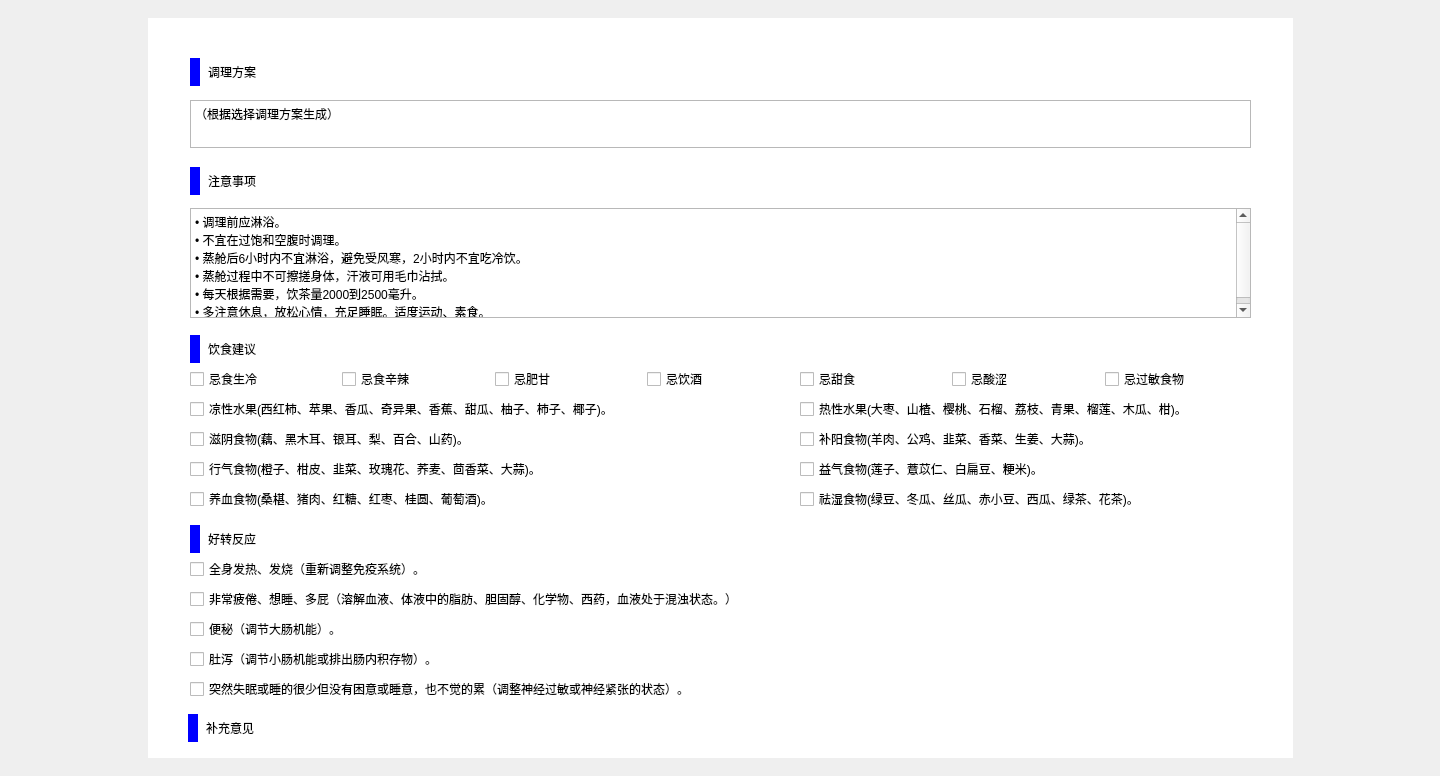
<?xml version="1.0" encoding="UTF-8"?>
<ui version="4.0">
 <class>recuperatePlan</class>
 <widget class="QWidget" name="recuperatePlan">
  <property name="geometry">
   <rect>
    <x>0</x>
    <y>0</y>
    <width>1440</width>
    <height>776</height>
   </rect>
  </property>
  <property name="windowTitle">
   <string>Form</string>
  </property>
  <widget class="QWidget" name="gridLayoutWidget">
   <property name="geometry">
    <rect>
     <x>190</x>
     <y>50</y>
     <width>1061</width>
     <height>101</height>
    </rect>
   </property>
   <layout class="QGridLayout" name="gridLayout">
    <item row="0" column="0">
     <widget class="QLabel" name="label">
      <property name="minimumSize">
       <size>
        <width>0</width>
        <height>38</height>
       </size>
      </property>
      <property name="maximumSize">
       <size>
        <width>16777215</width>
        <height>38</height>
       </size>
      </property>
      <property name="styleSheet">
       <string notr="true">border-left: 10px solid blue;
border-radius:5px;
padding-left: 5px;
</string>
      </property>
      <property name="text">
       <string>调理方案</string>
      </property>
     </widget>
    </item>
    <item row="1" column="0">
     <widget class="QTextBrowser" name="textBrowser">
      <property name="minimumSize">
       <size>
        <width>0</width>
        <height>48</height>
       </size>
      </property>
      <property name="maximumSize">
       <size>
        <width>16777215</width>
        <height>48</height>
       </size>
      </property>
      <property name="html">
       <string>&lt;!DOCTYPE HTML PUBLIC &quot;-//W3C//DTD HTML 4.0//EN&quot; &quot;http://www.w3.org/TR/REC-html40/strict.dtd&quot;&gt;
&lt;html&gt;&lt;head&gt;&lt;meta name=&quot;qrichtext&quot; content=&quot;1&quot; /&gt;&lt;style type=&quot;text/css&quot;&gt;
p, li { white-space: pre-wrap; }
&lt;/style&gt;&lt;/head&gt;&lt;body style=&quot; font-family:'SimSun'; font-size:9pt; font-weight:400; font-style:normal;&quot;&gt;
&lt;p style=&quot; margin-top:0px; margin-bottom:0px; margin-left:0px; margin-right:0px; -qt-block-indent:0; text-indent:0px;&quot;&gt;（根据选择调理方案生成）&lt;/p&gt;&lt;/body&gt;&lt;/html&gt;</string>
      </property>
     </widget>
    </item>
   </layout>
  </widget>
  <widget class="QWidget" name="gridLayoutWidget_2">
   <property name="geometry">
    <rect>
     <x>190</x>
     <y>160</y>
     <width>1061</width>
     <height>161</height>
    </rect>
   </property>
   <layout class="QGridLayout" name="gridLayout_2">
    <item row="0" column="0">
     <widget class="QLabel" name="label_2">
      <property name="minimumSize">
       <size>
        <width>0</width>
        <height>38</height>
       </size>
      </property>
      <property name="maximumSize">
       <size>
        <width>16777215</width>
        <height>38</height>
       </size>
      </property>
      <property name="styleSheet">
       <string notr="true">border-left: 10px solid blue;
border-radius:5px;
padding-left: 5px;
</string>
      </property>
      <property name="text">
       <string>注意事项</string>
      </property>
     </widget>
    </item>
    <item row="1" column="0">
     <widget class="QTextBrowser" name="textBrowser_3">
      <property name="maximumSize">
       <size>
        <width>16777215</width>
        <height>110</height>
       </size>
      </property>
      <property name="html">
       <string>&lt;!DOCTYPE HTML PUBLIC &quot;-//W3C//DTD HTML 4.0//EN&quot; &quot;http://www.w3.org/TR/REC-html40/strict.dtd&quot;&gt;
&lt;html&gt;&lt;head&gt;&lt;meta name=&quot;qrichtext&quot; content=&quot;1&quot; /&gt;&lt;style type=&quot;text/css&quot;&gt;
p, li { white-space: pre-wrap; }
&lt;/style&gt;&lt;/head&gt;&lt;body style=&quot; font-family:'SimSun'; font-size:9pt; font-weight:400; font-style:normal;&quot;&gt;
&lt;p style=&quot; margin-top:0px; margin-bottom:0px; margin-left:0px; margin-right:0px; -qt-block-indent:0; text-indent:0px;&quot;&gt;• 调理前应淋浴。&lt;/p&gt;
&lt;p style=&quot; margin-top:0px; margin-bottom:0px; margin-left:0px; margin-right:0px; -qt-block-indent:0; text-indent:0px;&quot;&gt;• 不宜在过饱和空腹时调理。&lt;/p&gt;
&lt;p style=&quot; margin-top:0px; margin-bottom:0px; margin-left:0px; margin-right:0px; -qt-block-indent:0; text-indent:0px;&quot;&gt;• 蒸舱后6小时内不宜淋浴，避免受风寒，2小时内不宜吃冷饮。&lt;/p&gt;
&lt;p style=&quot; margin-top:0px; margin-bottom:0px; margin-left:0px; margin-right:0px; -qt-block-indent:0; text-indent:0px;&quot;&gt;• 蒸舱过程中不可擦搓身体，汗液可用毛巾沾拭。&lt;/p&gt;
&lt;p style=&quot; margin-top:0px; margin-bottom:0px; margin-left:0px; margin-right:0px; -qt-block-indent:0; text-indent:0px;&quot;&gt;• 每天根据需要，饮茶量2000到2500毫升。&lt;/p&gt;
&lt;p style=&quot; margin-top:0px; margin-bottom:0px; margin-left:0px; margin-right:0px; -qt-block-indent:0; text-indent:0px;&quot;&gt;• 多注意休息，放松心情，充足睡眠。适度运动、素食。&lt;/p&gt;&lt;/body&gt;&lt;/html&gt;</string>
      </property>
     </widget>
    </item>
   </layout>
  </widget>
  <widget class="QWidget" name="gridLayoutWidget_3">
   <property name="geometry">
    <rect>
     <x>190</x>
     <y>330</y>
     <width>1061</width>
     <height>181</height>
    </rect>
   </property>
   <layout class="QGridLayout" name="gridLayout_3">
    <item row="1" column="3">
     <widget class="QCheckBox" name="checkBox_5">
      <property name="text">
       <string>忌饮酒</string>
      </property>
     </widget>
    </item>
    <item row="1" column="1">
     <widget class="QCheckBox" name="checkBox_3">
      <property name="text">
       <string>忌食辛辣</string>
      </property>
     </widget>
    </item>
    <item row="1" column="2">
     <widget class="QCheckBox" name="checkBox_4">
      <property name="text">
       <string>忌肥甘</string>
      </property>
     </widget>
    </item>
    <item row="1" column="0">
     <widget class="QCheckBox" name="checkBox">
      <property name="text">
       <string>忌食生冷</string>
      </property>
     </widget>
    </item>
    <item row="1" column="5">
     <widget class="QCheckBox" name="checkBox_7">
      <property name="text">
       <string>忌酸涩</string>
      </property>
     </widget>
    </item>
    <item row="1" column="4">
     <widget class="QCheckBox" name="checkBox_6">
      <property name="text">
       <string>忌甜食</string>
      </property>
     </widget>
    </item>
    <item row="1" column="6">
     <widget class="QCheckBox" name="checkBox_9">
      <property name="text">
       <string>忌过敏食物</string>
      </property>
     </widget>
    </item>
    <item row="2" column="0" colspan="4">
     <widget class="QCheckBox" name="checkBox_2">
      <property name="text">
       <string>凉性水果(西红柿、苹果、香瓜、奇异果、香蕉、甜瓜、柚子、柿子、椰子)。</string>
      </property>
     </widget>
    </item>
    <item row="3" column="0" colspan="4">
     <widget class="QCheckBox" name="checkBox_10">
      <property name="text">
       <string>滋阴食物(藕、黑木耳、银耳、梨、百合、山药)。</string>
      </property>
     </widget>
    </item>
    <item row="4" column="0" colspan="4">
     <widget class="QCheckBox" name="checkBox_11">
      <property name="text">
       <string>行气食物(橙子、柑皮、韭菜、玫瑰花、荞麦、茴香菜、大蒜)。</string>
      </property>
     </widget>
    </item>
    <item row="2" column="4" colspan="3">
     <widget class="QCheckBox" name="checkBox_8">
      <property name="text">
       <string>热性水果(大枣、山楂、樱桃、石榴、荔枝、青果、榴莲、木瓜、柑)。</string>
      </property>
     </widget>
    </item>
    <item row="5" column="0" colspan="4">
     <widget class="QCheckBox" name="checkBox_12">
      <property name="text">
       <string>养血食物(桑椹、猪肉、红糖、红枣、桂圆、葡萄酒)。</string>
      </property>
     </widget>
    </item>
    <item row="5" column="4" colspan="3">
     <widget class="QCheckBox" name="checkBox_15">
      <property name="text">
       <string>祛湿食物(绿豆、冬瓜、丝瓜、赤小豆、西瓜、绿茶、花茶)。</string>
      </property>
     </widget>
    </item>
    <item row="4" column="4" colspan="3">
     <widget class="QCheckBox" name="checkBox_14">
      <property name="text">
       <string>益气食物(莲子、薏苡仁、白扁豆、粳米)。</string>
      </property>
     </widget>
    </item>
    <item row="3" column="4" colspan="3">
     <widget class="QCheckBox" name="checkBox_13">
      <property name="text">
       <string>补阳食物(羊肉、公鸡、韭菜、香菜、生姜、大蒜)。</string>
      </property>
     </widget>
    </item>
    <item row="0" column="0" colspan="7">
     <widget class="QLabel" name="label_3">
      <property name="minimumSize">
       <size>
        <width>0</width>
        <height>38</height>
       </size>
      </property>
      <property name="maximumSize">
       <size>
        <width>16777215</width>
        <height>38</height>
       </size>
      </property>
      <property name="styleSheet">
       <string notr="true">border-left: 10px solid blue;
border-radius:5px;
padding-left: 5px;
</string>
      </property>
      <property name="text">
       <string>饮食建议</string>
      </property>
     </widget>
    </item>
   </layout>
  </widget>
  <widget class="QWidget" name="gridLayoutWidget_4">
   <property name="geometry">
    <rect>
     <x>190</x>
     <y>520</y>
     <width>1061</width>
     <height>181</height>
    </rect>
   </property>
   <layout class="QGridLayout" name="gridLayout_4">
    <item row="2" column="0">
     <widget class="QCheckBox" name="checkBox_17">
      <property name="text">
       <string>非常疲倦、想睡、多屁（溶解血液、体液中的脂肪、胆固醇、化学物、西药，血液处于混浊状态。）</string>
      </property>
     </widget>
    </item>
    <item row="1" column="0">
     <widget class="QCheckBox" name="checkBox_16">
      <property name="text">
       <string>全身发热、发烧（重新调整免疫系统）。</string>
      </property>
     </widget>
    </item>
    <item row="4" column="0">
     <widget class="QCheckBox" name="checkBox_19">
      <property name="text">
       <string>肚泻（调节小肠机能或排出肠内积存物）。</string>
      </property>
     </widget>
    </item>
    <item row="0" column="0">
     <widget class="QLabel" name="label_4">
      <property name="minimumSize">
       <size>
        <width>0</width>
        <height>38</height>
       </size>
      </property>
      <property name="maximumSize">
       <size>
        <width>16777215</width>
        <height>38</height>
       </size>
      </property>
      <property name="styleSheet">
       <string notr="true">border-left: 10px solid blue;
border-radius:5px;
padding-left: 5px;
</string>
      </property>
      <property name="text">
       <string>好转反应</string>
      </property>
     </widget>
    </item>
    <item row="3" column="0">
     <widget class="QCheckBox" name="checkBox_18">
      <property name="text">
       <string>便秘（调节大肠机能）。</string>
      </property>
     </widget>
    </item>
    <item row="5" column="0">
     <widget class="QCheckBox" name="checkBox_20">
      <property name="text">
       <string>突然失眠或睡的很少但没有困意或睡意，也不觉的累（调整神经过敏或神经紧张的状态）。</string>
      </property>
     </widget>
    </item>
   </layout>
  </widget>
  <widget class="QWidget" name="widget" native="true">
   <property name="geometry">
    <rect>
     <x>148</x>
     <y>18</y>
     <width>1145</width>
     <height>740</height>
    </rect>
   </property>
   <property name="styleSheet">
    <string notr="true">background-color: rgb(255, 255, 255);</string>
   </property>
   <widget class="QWidget" name="gridLayoutWidget_5">
    <property name="geometry">
     <rect>
      <x>40</x>
      <y>690</y>
      <width>1061</width>
      <height>41</height>
     </rect>
    </property>
    <layout class="QGridLayout" name="gridLayout_5">
     <item row="0" column="0">
      <widget class="QLabel" name="label_5">
       <property name="minimumSize">
        <size>
         <width>0</width>
         <height>38</height>
        </size>
       </property>
       <property name="maximumSize">
        <size>
         <width>16777215</width>
         <height>38</height>
        </size>
       </property>
       <property name="styleSheet">
        <string notr="true">border-left: 10px solid blue;
border-radius:5px;
padding-left: 5px;
</string>
       </property>
       <property name="text">
        <string>补充意见</string>
       </property>
      </widget>
     </item>
    </layout>
   </widget>
  </widget>
  <zorder>widget</zorder>
  <zorder>gridLayoutWidget</zorder>
  <zorder>gridLayoutWidget_2</zorder>
  <zorder>gridLayoutWidget_3</zorder>
  <zorder>gridLayoutWidget_4</zorder>
 </widget>
 <resources/>
 <connections/>
</ui>
